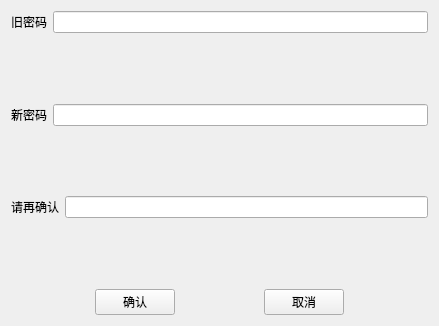
<?xml version="1.0" encoding="UTF-8"?>
<ui version="4.0">
 <class>ChangePassWork</class>
 <widget class="QWidget" name="ChangePassWork">
  <property name="geometry">
   <rect>
    <x>0</x>
    <y>0</y>
    <width>439</width>
    <height>326</height>
   </rect>
  </property>
  <property name="windowTitle">
   <string>Form</string>
  </property>
  <layout class="QGridLayout" name="gridLayout">
   <item row="0" column="0">
    <layout class="QVBoxLayout" name="verticalLayout">
     <item>
      <layout class="QHBoxLayout" name="horizontalLayout_2">
       <item>
        <widget class="QLabel" name="label">
         <property name="text">
          <string>旧密码</string>
         </property>
        </widget>
       </item>
       <item>
        <widget class="QLineEdit" name="OldlineEdit">
         <property name="text">
          <string/>
         </property>
         <property name="echoMode">
          <enum>QLineEdit::Password</enum>
         </property>
        </widget>
       </item>
      </layout>
     </item>
     <item>
      <spacer name="verticalSpacer">
       <property name="orientation">
        <enum>Qt::Vertical</enum>
       </property>
       <property name="sizeHint" stdset="0">
        <size>
         <width>20</width>
         <height>28</height>
        </size>
       </property>
      </spacer>
     </item>
     <item>
      <layout class="QHBoxLayout" name="horizontalLayout_3">
       <item>
        <widget class="QLabel" name="label_2">
         <property name="text">
          <string>新密码</string>
         </property>
        </widget>
       </item>
       <item>
        <widget class="QLineEdit" name="NewlineEdit">
         <property name="text">
          <string/>
         </property>
         <property name="echoMode">
          <enum>QLineEdit::Password</enum>
         </property>
        </widget>
       </item>
      </layout>
     </item>
     <item>
      <spacer name="verticalSpacer_2">
       <property name="orientation">
        <enum>Qt::Vertical</enum>
       </property>
       <property name="sizeHint" stdset="0">
        <size>
         <width>20</width>
         <height>28</height>
        </size>
       </property>
      </spacer>
     </item>
     <item>
      <layout class="QHBoxLayout" name="horizontalLayout_4">
       <item>
        <widget class="QLabel" name="label_3">
         <property name="text">
          <string>请再确认</string>
         </property>
        </widget>
       </item>
       <item>
        <widget class="QLineEdit" name="RepeatlineEdit">
         <property name="text">
          <string/>
         </property>
         <property name="echoMode">
          <enum>QLineEdit::Password</enum>
         </property>
        </widget>
       </item>
      </layout>
     </item>
     <item>
      <spacer name="verticalSpacer_3">
       <property name="orientation">
        <enum>Qt::Vertical</enum>
       </property>
       <property name="sizeHint" stdset="0">
        <size>
         <width>20</width>
         <height>40</height>
        </size>
       </property>
      </spacer>
     </item>
     <item>
      <layout class="QHBoxLayout" name="horizontalLayout">
       <item>
        <spacer name="horizontalSpacer_2">
         <property name="orientation">
          <enum>Qt::Horizontal</enum>
         </property>
         <property name="sizeHint" stdset="0">
          <size>
           <width>40</width>
           <height>20</height>
          </size>
         </property>
        </spacer>
       </item>
       <item>
        <widget class="QPushButton" name="ButtonOK">
         <property name="text">
          <string>确认</string>
         </property>
        </widget>
       </item>
       <item>
        <spacer name="horizontalSpacer">
         <property name="orientation">
          <enum>Qt::Horizontal</enum>
         </property>
         <property name="sizeHint" stdset="0">
          <size>
           <width>40</width>
           <height>20</height>
          </size>
         </property>
        </spacer>
       </item>
       <item>
        <widget class="QPushButton" name="ButtonNo">
         <property name="text">
          <string>取消</string>
         </property>
        </widget>
       </item>
       <item>
        <spacer name="horizontalSpacer_3">
         <property name="orientation">
          <enum>Qt::Horizontal</enum>
         </property>
         <property name="sizeHint" stdset="0">
          <size>
           <width>40</width>
           <height>20</height>
          </size>
         </property>
        </spacer>
       </item>
      </layout>
     </item>
    </layout>
   </item>
  </layout>
 </widget>
 <resources/>
 <connections/>
</ui>
